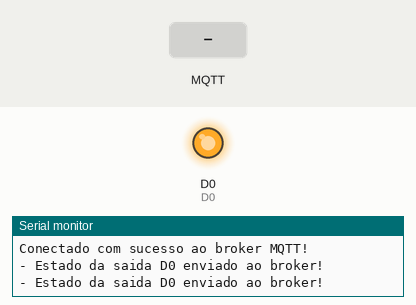
This sketch was run on a simulated ESP8266 (NodeMCU). On the bench: output pins drawn as LEDs (lit = HIGH), the last lines printed to the serial monitor. Inputs (shaded band) come from the test bench. WiFi joins after 1.5 s; servers stay silent unless stated; no MQTT or app messages arrive unless stated.

Above: at 2.7 s.
2.8 s: MQTT message "L" arrives on the first subscribed topic
At 4.4 s:
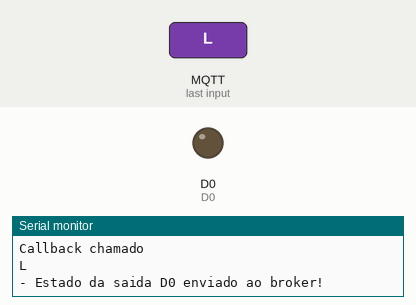
5.0 s: MQTT message "D" arrives on the first subscribed topic
At 5.9 s:
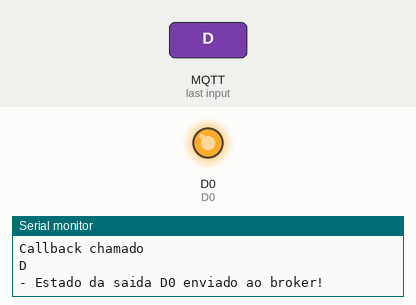
Timing chart, 0 to 8.0 s (numbered marks = the images above; inputs shaded):
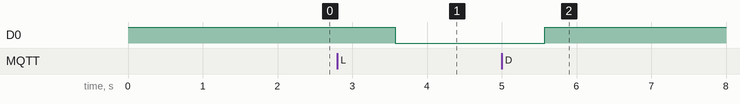

Measured:
- after the input at 2.8 s, D0: HIGH → LOW after 0.77 s
- after the input at 5.0 s, D0: LOW → HIGH after 0.57 s

The sketch:

controleMCU.ino
```cpp
//#Programa: NodeMCU e MQTT - Controle e Lâmpada IoT

#include <ESP8266WiFi.h> // Importa a Biblioteca ESP8266WiFi
#include <PubSubClient.h> // Importa a Biblioteca PubSubClient


#define TOPICO_SUBSCRIBE "lightwifi/1"     //tópico MQTT de escuta
#define TOPICO_PUBLISH   "lightwifi/1"    //tópico MQTT de envio de informações para Broker
#define ID_MQTT  "clientId-adrianobeserra0"     //id mqtt (para identificação de sessão)

//mapeamento de pinos do NodeMCU
#define D0    16
#define D1    5
#define D2    4
#define D3    0
#define D4    2
#define D5    14
#define D6    12
#define D7    13
#define D8    15
#define D9    3
#define D10   1


// WIFI
const char* SSID = "ADRNET";
const char* PASSWORD = "12345678adr";

// MQTT
const char* BROKER_MQTT = "broker.mqttdashboard.com";
int BROKER_PORT = 1883;

WiFiClient espClient;
PubSubClient MQTT(espClient);
char EstadoSaida = '0';
//Prototypes
void initSerial();
void initWiFi();
void initMQTT();
void reconectWiFi();
void mqtt_callback(char* topic, byte* payload, unsigned int length);
void VerificaConexoesWiFIEMQTT(void);
void InitOutput(void);


void setup()
{
  //inicializações:
  InitOutput();
  initSerial();
  initWiFi();
  initMQTT();
}

void initSerial()
{
  Serial.begin(115200);
}

void initWiFi()
{
  delay(10);
  Serial.println("------Conexao WI-FI------");
  Serial.print("Conectando-se na rede: ");
  Serial.println(SSID);
  Serial.println("Aguarde");

  reconectWiFi();
}

void initMQTT()
{
  MQTT.setServer(BROKER_MQTT, BROKER_PORT);   //informa qual broker e porta deve ser conectado
  MQTT.setCallback(mqtt_callback);            //atribui função de callback (função chamada quando qualquer informação de um dos tópicos subescritos chega)
}

void mqtt_callback(char* topic, byte* payload, unsigned int length)
{
  Serial.println("Callback chamado");
  String msg;

  //obtem a string do payload recebido
  for (int i = 0; i < length; i++)
  {
    char c = (char)payload[i];
    msg += c;
  }

  if (msg.equals("L"))
  {
    digitalWrite(D0, LOW);
    EstadoSaida = '1';
  }

  //verifica se deve colocar nivel alto de tensão na saída D0:
  if (msg.equals("D"))
  {
    digitalWrite(D0, HIGH);
    EstadoSaida = '0';
  }
  Serial.println(msg);

}

void reconnectMQTT()
{
  while (!MQTT.connected())
  {
    Serial.print("* Tentando se conectar ao Broker MQTT: ");
    Serial.println(BROKER_MQTT);
    if (MQTT.connect(ID_MQTT))
    {
      Serial.println("Conectado com sucesso ao broker MQTT!");
      MQTT.subscribe(TOPICO_SUBSCRIBE);
    }
    else
    {
      Serial.println("Falha ao reconectar no broker.");
      Serial.println("Havera nova tentatica de conexao em 2s");
      delay(2000);
    }
  }
}

void reconectWiFi()
{
  //se já está conectado a rede WI-FI, nada é feito.
  //Caso contrário, são efetuadas tentativas de conexão
  if (WiFi.status() == WL_CONNECTED)
    return;

  WiFi.mode(WIFI_STA);
  WiFi.begin(SSID, PASSWORD); // Conecta na rede WI-FI

  while (WiFi.status() != WL_CONNECTED)
  {
    delay(100);
    Serial.print(".");
  }

  Serial.println();
  Serial.print("Conectado com sucesso na rede ");
  Serial.print(SSID);
  Serial.println("IP obtido: ");
  Serial.println(WiFi.localIP());
}

void VerificaConexoesWiFIEMQTT(void)
{
  if (!MQTT.connected())
    reconnectMQTT(); //se não há conexão com o Broker, a conexão é refeita

  reconectWiFi(); //se não há conexão com o WiFI, a conexão é refeita
}

void EnviaEstadoOutputMQTT(void)
{
  if (EstadoSaida == '0') { }
    //MQTT.publish(TOPICO_PUBLISH, "D");

  if (EstadoSaida == '1') { }
    //MQTT.publish(TOPICO_PUBLISH, "L");

  Serial.println("- Estado da saida D0 enviado ao broker!");
  delay(1000);
}

void InitOutput(void)
{
  pinMode(D0, OUTPUT);
  digitalWrite(D0, HIGH);
}


//programa principal
void loop()
{
  VerificaConexoesWiFIEMQTT();
  EnviaEstadoOutputMQTT();
  MQTT.loop();
}
```
